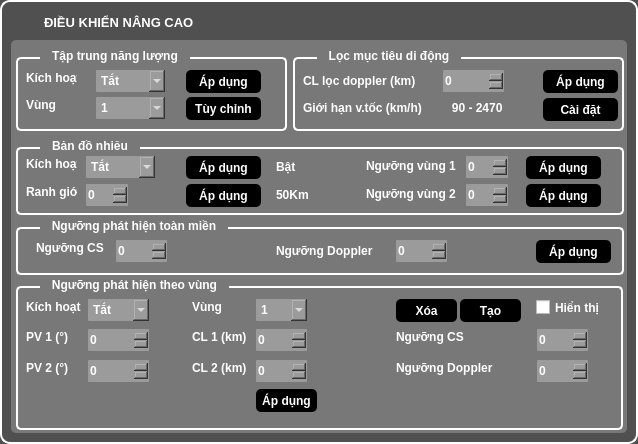
<?xml version="1.0" encoding="UTF-8"?>
<ui version="4.0">
 <class>Dieukhien_Nangcao_Form</class>
 <widget class="QWidget" name="Dieukhien_Nangcao_Form">
  <property name="geometry">
   <rect>
    <x>0</x>
    <y>0</y>
    <width>638</width>
    <height>444</height>
   </rect>
  </property>
  <property name="minimumSize">
   <size>
    <width>638</width>
    <height>444</height>
   </size>
  </property>
  <property name="maximumSize">
   <size>
    <width>638</width>
    <height>444</height>
   </size>
  </property>
  <property name="windowTitle">
   <string>Form</string>
  </property>
  <property name="styleSheet">
   <string notr="true">QWidget#Dieukhien_Nangcao_Form {
background-color: rgb(80, 80, 80);
border-radius: 10px;
border-width: 2;
border-style: solid;
border-color: rgb(255, 255, 255);
}
QGroupBox {
border-radius: 5px;
border-width: 2;
border-style: solid;
border-color: rgb(255, 255, 255);
}
* {
color: white;
font-weight: bold;
}</string>
  </property>
  <layout class="QVBoxLayout" name="verticalLayout">
   <item>
    <widget class="QLabel" name="label_20">
     <property name="maximumSize">
      <size>
       <width>100000</width>
       <height>23</height>
      </size>
     </property>
     <property name="font">
      <font>
       <pointsize>10</pointsize>
       <weight>75</weight>
       <bold>true</bold>
      </font>
     </property>
     <property name="styleSheet">
      <string notr="true">padding-left: 30;
color: white;</string>
     </property>
     <property name="text">
      <string notr="true">ĐIỀU KHIỂN NÂNG CAO</string>
     </property>
     <property name="textFormat">
      <enum>Qt::AutoText</enum>
     </property>
    </widget>
   </item>
   <item>
    <widget class="QFrame" name="frame">
     <property name="styleSheet">
      <string notr="true">QFrame#frame {
background-color: rgb(120, 120, 120);
border-radius: 5px;
border-width: 0;
}
QGroupBox {
margin-top: 7;
}
QGroupBox::title {
top: -8;
left: 24;
padding-left: 10px;
padding-right: 10px;
}</string>
     </property>
     <property name="frameShape">
      <enum>QFrame::StyledPanel</enum>
     </property>
     <property name="frameShadow">
      <enum>QFrame::Raised</enum>
     </property>
     <widget class="QGroupBox" name="groupBox">
      <property name="geometry">
       <rect>
        <x>5</x>
        <y>10</y>
        <width>271</width>
        <height>81</height>
       </rect>
      </property>
      <property name="title">
       <string>Tập trung năng lượng</string>
      </property>
      <widget class="QComboBox" name="comboBox">
       <property name="geometry">
        <rect>
         <x>80</x>
         <y>20</y>
         <width>69</width>
         <height>22</height>
        </rect>
       </property>
       <property name="styleSheet">
        <string notr="true">color: rgb(255, 255, 255);
background-color: rgb(155,155, 155);
border: none;
border-radius: 1px;</string>
       </property>
       <item>
        <property name="text">
         <string>Tắt</string>
        </property>
       </item>
      </widget>
      <widget class="QComboBox" name="comboBox_2">
       <property name="geometry">
        <rect>
         <x>80</x>
         <y>47</y>
         <width>69</width>
         <height>22</height>
        </rect>
       </property>
       <property name="styleSheet">
        <string notr="true">color: rgb(255, 255, 255);
background-color: rgb(155,155, 155);
border: none;
border-radius: 1px;</string>
       </property>
       <item>
        <property name="text">
         <string>1</string>
        </property>
       </item>
       <item>
        <property name="text">
         <string>2</string>
        </property>
       </item>
      </widget>
      <widget class="QPushButton" name="pushButton">
       <property name="geometry">
        <rect>
         <x>170</x>
         <y>20</y>
         <width>75</width>
         <height>23</height>
        </rect>
       </property>
       <property name="styleSheet">
        <string notr="true">color: rgb(255, 255, 255);
background-color: rgba(0, 0, 0);
border: none;
border-radius: 5px;</string>
       </property>
       <property name="text">
        <string>Áp dụng</string>
       </property>
      </widget>
      <widget class="QPushButton" name="pushButton_2">
       <property name="geometry">
        <rect>
         <x>170</x>
         <y>47</y>
         <width>75</width>
         <height>23</height>
        </rect>
       </property>
       <property name="styleSheet">
        <string notr="true">color: rgb(255, 255, 255);
background-color: rgba(0, 0, 0);
border: none;
border-radius: 5px;</string>
       </property>
       <property name="text">
        <string>Tùy chỉnh</string>
       </property>
      </widget>
      <widget class="QLabel" name="label_6">
       <property name="geometry">
        <rect>
         <x>10</x>
         <y>20</y>
         <width>51</width>
         <height>16</height>
        </rect>
       </property>
       <property name="text">
        <string>Kích hoạt</string>
       </property>
      </widget>
      <widget class="QLabel" name="label_7">
       <property name="geometry">
        <rect>
         <x>10</x>
         <y>47</y>
         <width>51</width>
         <height>16</height>
        </rect>
       </property>
       <property name="text">
        <string>Vùng</string>
       </property>
      </widget>
     </widget>
     <widget class="QGroupBox" name="groupBox_3">
      <property name="geometry">
       <rect>
        <x>282</x>
        <y>10</y>
        <width>331</width>
        <height>81</height>
       </rect>
      </property>
      <property name="title">
       <string>Lọc mục tiêu di động</string>
      </property>
      <widget class="QPushButton" name="pushButton_4">
       <property name="geometry">
        <rect>
         <x>250</x>
         <y>48</y>
         <width>75</width>
         <height>23</height>
        </rect>
       </property>
       <property name="styleSheet">
        <string notr="true">color: rgb(255, 255, 255);
background-color: rgba(0, 0, 0);
border: none;
border-radius: 5px;</string>
       </property>
       <property name="text">
        <string>Cài đặt</string>
       </property>
      </widget>
      <widget class="QPushButton" name="pushButton_8">
       <property name="geometry">
        <rect>
         <x>-159</x>
         <y>120</y>
         <width>75</width>
         <height>23</height>
        </rect>
       </property>
       <property name="text">
        <string>PushButton</string>
       </property>
      </widget>
      <widget class="QPushButton" name="pushButton_3">
       <property name="geometry">
        <rect>
         <x>250</x>
         <y>20</y>
         <width>75</width>
         <height>23</height>
        </rect>
       </property>
       <property name="styleSheet">
        <string notr="true">color: rgb(255, 255, 255);
background-color: rgba(0, 0, 0);
border: none;
border-radius: 5px;</string>
       </property>
       <property name="text">
        <string>Áp dụng</string>
       </property>
      </widget>
      <widget class="QSpinBox" name="spinBox_12">
       <property name="geometry">
        <rect>
         <x>150</x>
         <y>20</y>
         <width>61</width>
         <height>22</height>
        </rect>
       </property>
       <property name="styleSheet">
        <string notr="true">color: rgb(255, 255, 255);
background-color: rgb(155,155, 155);
border: none;
border-radius: 1px;</string>
       </property>
      </widget>
      <widget class="QLabel" name="label_8">
       <property name="geometry">
        <rect>
         <x>10</x>
         <y>23</y>
         <width>131</width>
         <height>16</height>
        </rect>
       </property>
       <property name="text">
        <string>CL lọc doppler (km)</string>
       </property>
      </widget>
      <widget class="QLabel" name="label_9">
       <property name="geometry">
        <rect>
         <x>10</x>
         <y>50</y>
         <width>211</width>
         <height>16</height>
        </rect>
       </property>
       <property name="text">
        <string>Giới hạn v.tốc (km/h)         90 - 2470</string>
       </property>
      </widget>
     </widget>
     <widget class="QGroupBox" name="groupBox_2">
      <property name="geometry">
       <rect>
        <x>5</x>
        <y>100</y>
        <width>608</width>
        <height>75</height>
       </rect>
      </property>
      <property name="title">
       <string>Bản đồ nhiễu</string>
      </property>
      <widget class="QComboBox" name="comboBox_3">
       <property name="geometry">
        <rect>
         <x>70</x>
         <y>16</y>
         <width>69</width>
         <height>22</height>
        </rect>
       </property>
       <property name="styleSheet">
        <string notr="true">color: rgb(255, 255, 255);
background-color: rgb(155,155, 155);
border: none;
border-radius: 1px;</string>
       </property>
       <item>
        <property name="text">
         <string>Tắt</string>
        </property>
       </item>
      </widget>
      <widget class="QSpinBox" name="spinBox">
       <property name="geometry">
        <rect>
         <x>70</x>
         <y>44</y>
         <width>42</width>
         <height>22</height>
        </rect>
       </property>
       <property name="styleSheet">
        <string notr="true">color: rgb(255, 255, 255);
background-color: rgb(155,155, 155);
border: none;
border-radius: 1px;</string>
       </property>
      </widget>
      <widget class="QSpinBox" name="spinBox_2">
       <property name="geometry">
        <rect>
         <x>450</x>
         <y>16</y>
         <width>42</width>
         <height>22</height>
        </rect>
       </property>
       <property name="styleSheet">
        <string notr="true">color: rgb(255, 255, 255);
background-color: rgb(155,155, 155);
border: none;
border-radius: 1px;</string>
       </property>
      </widget>
      <widget class="QSpinBox" name="spinBox_3">
       <property name="geometry">
        <rect>
         <x>450</x>
         <y>44</y>
         <width>42</width>
         <height>22</height>
        </rect>
       </property>
       <property name="styleSheet">
        <string notr="true">color: rgb(255, 255, 255);
background-color: rgb(155,155, 155);
border: none;
border-radius: 1px;</string>
       </property>
      </widget>
      <widget class="QPushButton" name="pushButton_5">
       <property name="geometry">
        <rect>
         <x>170</x>
         <y>16</y>
         <width>75</width>
         <height>23</height>
        </rect>
       </property>
       <property name="styleSheet">
        <string notr="true">color: rgb(255, 255, 255);
background-color: rgba(0, 0, 0);
border: none;
border-radius: 5px;</string>
       </property>
       <property name="text">
        <string>Áp dụng</string>
       </property>
      </widget>
      <widget class="QPushButton" name="pushButton_6">
       <property name="geometry">
        <rect>
         <x>170</x>
         <y>44</y>
         <width>75</width>
         <height>23</height>
        </rect>
       </property>
       <property name="styleSheet">
        <string notr="true">color: rgb(255, 255, 255);
background-color: rgba(0, 0, 0);
border: none;
border-radius: 5px;</string>
       </property>
       <property name="text">
        <string>Áp dụng</string>
       </property>
      </widget>
      <widget class="QPushButton" name="pushButton_7">
       <property name="geometry">
        <rect>
         <x>510</x>
         <y>44</y>
         <width>75</width>
         <height>23</height>
        </rect>
       </property>
       <property name="styleSheet">
        <string notr="true">color: rgb(255, 255, 255);
background-color: rgba(0, 0, 0);
border: none;
border-radius: 5px;</string>
       </property>
       <property name="text">
        <string>Áp dụng</string>
       </property>
      </widget>
      <widget class="QPushButton" name="pushButton_9">
       <property name="geometry">
        <rect>
         <x>510</x>
         <y>16</y>
         <width>75</width>
         <height>23</height>
        </rect>
       </property>
       <property name="styleSheet">
        <string notr="true">color: rgb(255, 255, 255);
background-color: rgba(0, 0, 0);
border: none;
border-radius: 5px;</string>
       </property>
       <property name="text">
        <string>Áp dụng</string>
       </property>
      </widget>
      <widget class="QLabel" name="label_2">
       <property name="geometry">
        <rect>
         <x>350</x>
         <y>16</y>
         <width>91</width>
         <height>20</height>
        </rect>
       </property>
       <property name="text">
        <string>Ngưỡng vùng 1</string>
       </property>
      </widget>
      <widget class="QLabel" name="label_3">
       <property name="geometry">
        <rect>
         <x>350</x>
         <y>44</y>
         <width>91</width>
         <height>20</height>
        </rect>
       </property>
       <property name="text">
        <string>Ngưỡng vùng 2</string>
       </property>
      </widget>
      <widget class="QLabel" name="label_4">
       <property name="geometry">
        <rect>
         <x>10</x>
         <y>16</y>
         <width>51</width>
         <height>16</height>
        </rect>
       </property>
       <property name="text">
        <string>Kích hoạt</string>
       </property>
      </widget>
      <widget class="QLabel" name="label_5">
       <property name="geometry">
        <rect>
         <x>10</x>
         <y>44</y>
         <width>51</width>
         <height>16</height>
        </rect>
       </property>
       <property name="text">
        <string>Ranh giới</string>
       </property>
      </widget>
      <widget class="QLabel" name="label_21">
       <property name="geometry">
        <rect>
         <x>260</x>
         <y>44</y>
         <width>51</width>
         <height>21</height>
        </rect>
       </property>
       <property name="text">
        <string>50Km</string>
       </property>
      </widget>
      <widget class="QLabel" name="label_22">
       <property name="geometry">
        <rect>
         <x>260</x>
         <y>16</y>
         <width>41</width>
         <height>21</height>
        </rect>
       </property>
       <property name="text">
        <string>Bật</string>
       </property>
      </widget>
     </widget>
     <widget class="QGroupBox" name="groupBox_4">
      <property name="geometry">
       <rect>
        <x>5</x>
        <y>180</y>
        <width>608</width>
        <height>55</height>
       </rect>
      </property>
      <property name="maximumSize">
       <size>
        <width>16777215</width>
        <height>55</height>
       </size>
      </property>
      <property name="title">
       <string>Ngưỡng phát hiện toàn miền</string>
      </property>
      <widget class="QPushButton" name="pushButton_14">
       <property name="geometry">
        <rect>
         <x>250</x>
         <y>139</y>
         <width>75</width>
         <height>23</height>
        </rect>
       </property>
       <property name="text">
        <string>PushButton</string>
       </property>
      </widget>
      <widget class="QSpinBox" name="spinBox_10">
       <property name="geometry">
        <rect>
         <x>100</x>
         <y>20</y>
         <width>51</width>
         <height>22</height>
        </rect>
       </property>
       <property name="styleSheet">
        <string notr="true">color: rgb(255, 255, 255);
background-color: rgb(155,155, 155);
border: none;
border-radius: 1px;</string>
       </property>
      </widget>
      <widget class="QSpinBox" name="spinBox_11">
       <property name="geometry">
        <rect>
         <x>380</x>
         <y>20</y>
         <width>51</width>
         <height>22</height>
        </rect>
       </property>
       <property name="styleSheet">
        <string notr="true">color: rgb(255, 255, 255);
background-color: rgb(155,155, 155);
border: none;
border-radius: 1px;</string>
       </property>
      </widget>
      <widget class="QPushButton" name="pushButton_10">
       <property name="geometry">
        <rect>
         <x>520</x>
         <y>20</y>
         <width>75</width>
         <height>23</height>
        </rect>
       </property>
       <property name="styleSheet">
        <string notr="true">color: rgb(255, 255, 255);
background-color: rgba(0, 0, 0);
border: none;
border-radius: 5px;</string>
       </property>
       <property name="text">
        <string>Áp dụng</string>
       </property>
      </widget>
      <widget class="QLabel" name="label_10">
       <property name="geometry">
        <rect>
         <x>20</x>
         <y>20</y>
         <width>71</width>
         <height>16</height>
        </rect>
       </property>
       <property name="text">
        <string>Ngưỡng CS</string>
       </property>
      </widget>
      <widget class="QLabel" name="label_11">
       <property name="geometry">
        <rect>
         <x>260</x>
         <y>20</y>
         <width>111</width>
         <height>21</height>
        </rect>
       </property>
       <property name="text">
        <string>Ngưỡng Doppler</string>
       </property>
      </widget>
     </widget>
     <widget class="QGroupBox" name="groupBox_5">
      <property name="geometry">
       <rect>
        <x>5</x>
        <y>239</y>
        <width>607</width>
        <height>151</height>
       </rect>
      </property>
      <property name="title">
       <string>Ngưỡng phát hiện theo vùng</string>
      </property>
      <widget class="QComboBox" name="comboBox_4">
       <property name="geometry">
        <rect>
         <x>72</x>
         <y>20</y>
         <width>61</width>
         <height>22</height>
        </rect>
       </property>
       <property name="styleSheet">
        <string notr="true">color: rgb(255, 255, 255);
background-color: rgb(155,155, 155);
border: none;
border-radius: 1px;</string>
       </property>
       <item>
        <property name="text">
         <string>Tắt</string>
        </property>
       </item>
      </widget>
      <widget class="QComboBox" name="comboBox_5">
       <property name="geometry">
        <rect>
         <x>240</x>
         <y>20</y>
         <width>51</width>
         <height>22</height>
        </rect>
       </property>
       <property name="styleSheet">
        <string notr="true">color: rgb(255, 255, 255);
background-color: rgb(155,155, 155);
border: none;
border-radius: 1px;</string>
       </property>
       <item>
        <property name="text">
         <string>1</string>
        </property>
       </item>
       <item>
        <property name="text">
         <string>2</string>
        </property>
       </item>
      </widget>
      <widget class="QSpinBox" name="spinBox_4">
       <property name="geometry">
        <rect>
         <x>72</x>
         <y>50</y>
         <width>61</width>
         <height>22</height>
        </rect>
       </property>
       <property name="styleSheet">
        <string notr="true">color: rgb(255, 255, 255);
background-color: rgb(155,155, 155);
border: none;
border-radius: 1px;</string>
       </property>
      </widget>
      <widget class="QSpinBox" name="spinBox_5">
       <property name="geometry">
        <rect>
         <x>72</x>
         <y>81</y>
         <width>61</width>
         <height>22</height>
        </rect>
       </property>
       <property name="styleSheet">
        <string notr="true">color: rgb(255, 255, 255);
background-color: rgb(155,155, 155);
border: none;
border-radius: 1px;</string>
       </property>
      </widget>
      <widget class="QSpinBox" name="spinBox_6">
       <property name="geometry">
        <rect>
         <x>240</x>
         <y>81</y>
         <width>51</width>
         <height>22</height>
        </rect>
       </property>
       <property name="styleSheet">
        <string notr="true">color: rgb(255, 255, 255);
background-color: rgb(155,155, 155);
border: none;
border-radius: 1px;</string>
       </property>
      </widget>
      <widget class="QSpinBox" name="spinBox_7">
       <property name="geometry">
        <rect>
         <x>240</x>
         <y>50</y>
         <width>51</width>
         <height>22</height>
        </rect>
       </property>
       <property name="styleSheet">
        <string notr="true">color: rgb(255, 255, 255);
background-color: rgb(155,155, 155);
border: none;
border-radius: 1px;</string>
       </property>
      </widget>
      <widget class="QSpinBox" name="spinBox_8">
       <property name="geometry">
        <rect>
         <x>521</x>
         <y>81</y>
         <width>51</width>
         <height>22</height>
        </rect>
       </property>
       <property name="styleSheet">
        <string notr="true">color: rgb(255, 255, 255);
background-color: rgb(155,155, 155);
border: none;
border-radius: 1px;</string>
       </property>
      </widget>
      <widget class="QSpinBox" name="spinBox_9">
       <property name="geometry">
        <rect>
         <x>521</x>
         <y>50</y>
         <width>51</width>
         <height>22</height>
        </rect>
       </property>
       <property name="styleSheet">
        <string notr="true">color: rgb(255, 255, 255);
background-color: rgb(155,155, 155);
border: none;
border-radius: 1px;</string>
       </property>
      </widget>
      <widget class="QPushButton" name="pushButton_15">
       <property name="geometry">
        <rect>
         <x>380</x>
         <y>20</y>
         <width>61</width>
         <height>23</height>
        </rect>
       </property>
       <property name="styleSheet">
        <string notr="true">color: rgb(255, 255, 255);
background-color: rgba(0, 0, 0);
border: none;
border-radius: 5px;</string>
       </property>
       <property name="text">
        <string>Xóa</string>
       </property>
      </widget>
      <widget class="QPushButton" name="pushButton_16">
       <property name="geometry">
        <rect>
         <x>444</x>
         <y>20</y>
         <width>61</width>
         <height>23</height>
        </rect>
       </property>
       <property name="styleSheet">
        <string notr="true">color: rgb(255, 255, 255);
background-color: rgba(0, 0, 0);
border: none;
border-radius: 5px;</string>
       </property>
       <property name="text">
        <string>Tạo</string>
       </property>
      </widget>
      <widget class="QCheckBox" name="checkBox">
       <property name="geometry">
        <rect>
         <x>520</x>
         <y>20</y>
         <width>70</width>
         <height>17</height>
        </rect>
       </property>
       <property name="text">
        <string>Hiển thị</string>
       </property>
      </widget>
      <widget class="QPushButton" name="pushButton_11">
       <property name="geometry">
        <rect>
         <x>240</x>
         <y>110</y>
         <width>61</width>
         <height>23</height>
        </rect>
       </property>
       <property name="styleSheet">
        <string notr="true">color: rgb(255, 255, 255);
background-color: rgba(0, 0, 0);
border: none;
border-radius: 5px;</string>
       </property>
       <property name="text">
        <string>Áp dụng</string>
       </property>
      </widget>
      <widget class="QLabel" name="label_12">
       <property name="geometry">
        <rect>
         <x>10</x>
         <y>20</y>
         <width>71</width>
         <height>16</height>
        </rect>
       </property>
       <property name="text">
        <string>Kích hoạt</string>
       </property>
      </widget>
      <widget class="QLabel" name="label_13">
       <property name="geometry">
        <rect>
         <x>176</x>
         <y>20</y>
         <width>41</width>
         <height>16</height>
        </rect>
       </property>
       <property name="text">
        <string>Vùng</string>
       </property>
      </widget>
      <widget class="QLabel" name="label_14">
       <property name="geometry">
        <rect>
         <x>10</x>
         <y>50</y>
         <width>71</width>
         <height>16</height>
        </rect>
       </property>
       <property name="text">
        <string>PV 1 (°)</string>
       </property>
      </widget>
      <widget class="QLabel" name="label_17">
       <property name="geometry">
        <rect>
         <x>176</x>
         <y>50</y>
         <width>71</width>
         <height>16</height>
        </rect>
       </property>
       <property name="styleSheet">
        <string notr="true"/>
       </property>
       <property name="text">
        <string>CL 1 (km)</string>
       </property>
      </widget>
      <widget class="QLabel" name="label_15">
       <property name="geometry">
        <rect>
         <x>10</x>
         <y>81</y>
         <width>71</width>
         <height>16</height>
        </rect>
       </property>
       <property name="text">
        <string>PV 2 (°)</string>
       </property>
      </widget>
      <widget class="QLabel" name="label_18">
       <property name="geometry">
        <rect>
         <x>176</x>
         <y>81</y>
         <width>71</width>
         <height>16</height>
        </rect>
       </property>
       <property name="text">
        <string>CL 2 (km)</string>
       </property>
      </widget>
      <widget class="QLabel" name="label_16">
       <property name="geometry">
        <rect>
         <x>380</x>
         <y>50</y>
         <width>71</width>
         <height>16</height>
        </rect>
       </property>
       <property name="text">
        <string>Ngưỡng CS</string>
       </property>
      </widget>
      <widget class="QLabel" name="label_19">
       <property name="geometry">
        <rect>
         <x>380</x>
         <y>81</y>
         <width>111</width>
         <height>16</height>
        </rect>
       </property>
       <property name="text">
        <string>Ngưỡng Doppler</string>
       </property>
      </widget>
     </widget>
    </widget>
   </item>
  </layout>
 </widget>
 <resources/>
 <connections/>
</ui>
